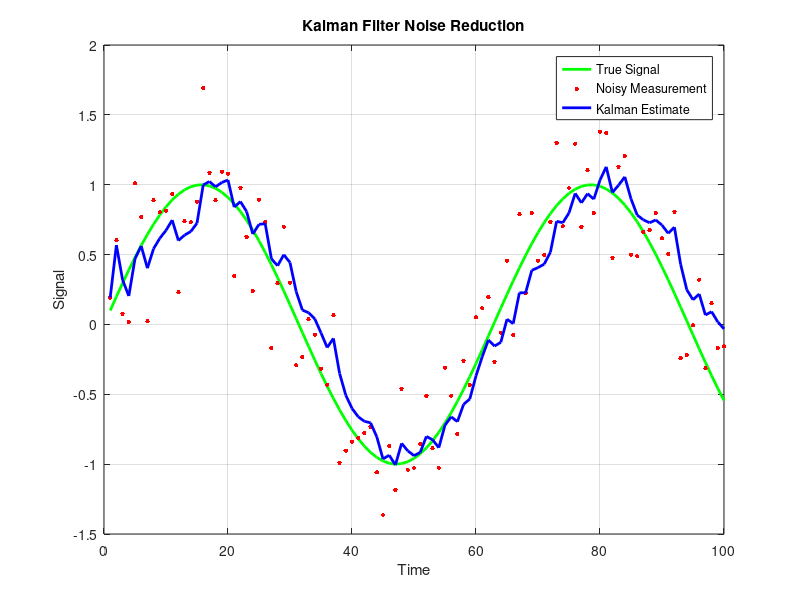
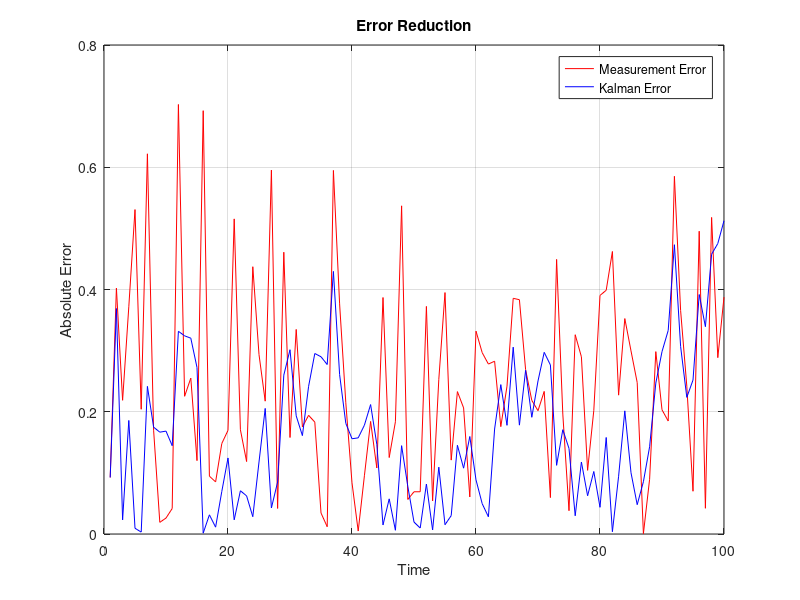

Recreate these plots in MATLAB, in order.
clc; clear; close all;

%% 1. Generate true signal (ground truth)
n = 100;                     % number of time steps
t = 1:n;
x_true = sin(0.1 * t);       % smooth underlying signal

%% 2. Add measurement noise
noise_std = 0.3;
z = x_true + noise_std * randn(1, n);   % noisy observations

%% 3. Kalman Filter initialization

% State model: x_k = x_{k-1} + w_k  (constant model)
A = 1;       % state transition
H = 1;       % observation model

Q = 0.01;    % process noise covariance (model uncertainty)
R = noise_std^2;  % measurement noise covariance

x_est = zeros(1, n);   % estimated state
P = 1;                 % initial estimate covariance

x_est(1) = z(1);       % initialize with first measurement

%% 4. Kalman Filter loop
for k = 2:n
    
    % ---- Prediction ----
    x_pred = A * x_est(k-1);
    P_pred = A * P * A' + Q;
    
    % ---- Kalman Gain ----
    K = P_pred * H' / (H * P_pred * H' + R);
    
    % ---- Update ----
    x_est(k) = x_pred + K * (z(k) - H * x_pred);
    P = (1 - K * H) * P_pred;
end

%% 5. Plot results
figure;
plot(t, x_true, 'g-', 'LineWidth', 2); hold on;
plot(t, z, 'r.', 'MarkerSize', 10);
plot(t, x_est, 'b-', 'LineWidth', 2);

legend('True Signal', 'Noisy Measurement', 'Kalman Estimate');
xlabel('Time');
ylabel('Signal');
title('Kalman Filter Noise Reduction');
grid on;

%% 6. Optional: error comparison
figure;
plot(t, abs(z - x_true), 'r'); hold on;
plot(t, abs(x_est - x_true), 'b');
legend('Measurement Error', 'Kalman Error');
title('Error Reduction');
xlabel('Time');
ylabel('Absolute Error');
grid on;
